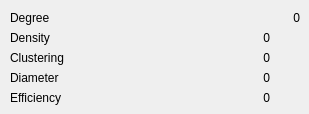
      <widget class="QWidget" name="tab_network_stats">
       <attribute name="title">
        <string>Network</string>
       </attribute>
       <widget class="QLabel" name="degree_label">
        <property name="geometry">
         <rect>
          <x>10</x>
          <y>10</y>
          <width>100</width>
          <height>15</height>
         </rect>
        </property>
        <property name="text">
         <string>Degree</string>
        </property>
       </widget>
       <widget class="QLabel" name="density_label">
        <property name="geometry">
         <rect>
          <x>10</x>
          <y>30</y>
          <width>100</width>
          <height>15</height>
         </rect>
        </property>
        <property name="text">
         <string>Density</string>
        </property>
       </widget>
       <widget class="QLabel" name="clustering_label">
        <property name="geometry">
         <rect>
          <x>10</x>
          <y>50</y>
          <width>100</width>
          <height>15</height>
         </rect>
        </property>
        <property name="text">
         <string>Clustering</string>
        </property>
       </widget>
       <widget class="QLabel" name="diameter_label">
        <property name="geometry">
         <rect>
          <x>10</x>
          <y>70</y>
          <width>100</width>
          <height>15</height>
         </rect>
        </property>
        <property name="text">
         <string>Diameter</string>
        </property>
       </widget>
       <widget class="QLabel" name="efficiency_label">
        <property name="geometry">
         <rect>
          <x>10</x>
          <y>90</y>
          <width>100</width>
          <height>15</height>
         </rect>
        </property>
        <property name="text">
         <string>Efficiency</string>
        </property>
       </widget>
       <widget class="QLabel" name="degree_value">
        <property name="geometry">
         <rect>
          <x>200</x>
          <y>10</y>
          <width>100</width>
          <height>15</height>
         </rect>
        </property>
        <property name="text">
         <string>0</string>
        </property>
        <property name="alignment">
         <set>Qt::AlignRight|Qt::AlignTrailing|Qt::AlignVCenter</set>
        </property>
       </widget>
       <widget class="QLabel" name="density_value">
        <property name="geometry">
         <rect>
          <x>170</x>
          <y>30</y>
          <width>100</width>
          <height>15</height>
         </rect>
        </property>
        <property name="text">
         <string>0</string>
        </property>
        <property name="alignment">
         <set>Qt::AlignRight|Qt::AlignTrailing|Qt::AlignVCenter</set>
        </property>
       </widget>
       <widget class="QLabel" name="clustering_value">
        <property name="geometry">
         <rect>
          <x>170</x>
          <y>50</y>
          <width>100</width>
          <height>15</height>
         </rect>
        </property>
        <property name="text">
         <string>0</string>
        </property>
        <property name="alignment">
         <set>Qt::AlignRight|Qt::AlignTrailing|Qt::AlignVCenter</set>
        </property>
       </widget>
       <widget class="QLabel" name="diameter_value">
        <property name="geometry">
         <rect>
          <x>170</x>
          <y>70</y>
          <width>100</width>
          <height>15</height>
         </rect>
        </property>
        <property name="text">
         <string>0</string>
        </property>
        <property name="alignment">
         <set>Qt::AlignRight|Qt::AlignTrailing|Qt::AlignVCenter</set>
        </property>
       </widget>
       <widget class="QLabel" name="efficiency_value">
        <property name="geometry">
         <rect>
          <x>170</x>
          <y>90</y>
          <width>100</width>
          <height>15</height>
         </rect>
        </property>
        <property name="text">
         <string>0</string>
        </property>
        <property name="alignment">
         <set>Qt::AlignRight|Qt::AlignTrailing|Qt::AlignVCenter</set>
        </property>
       </widget>
      </widget>
